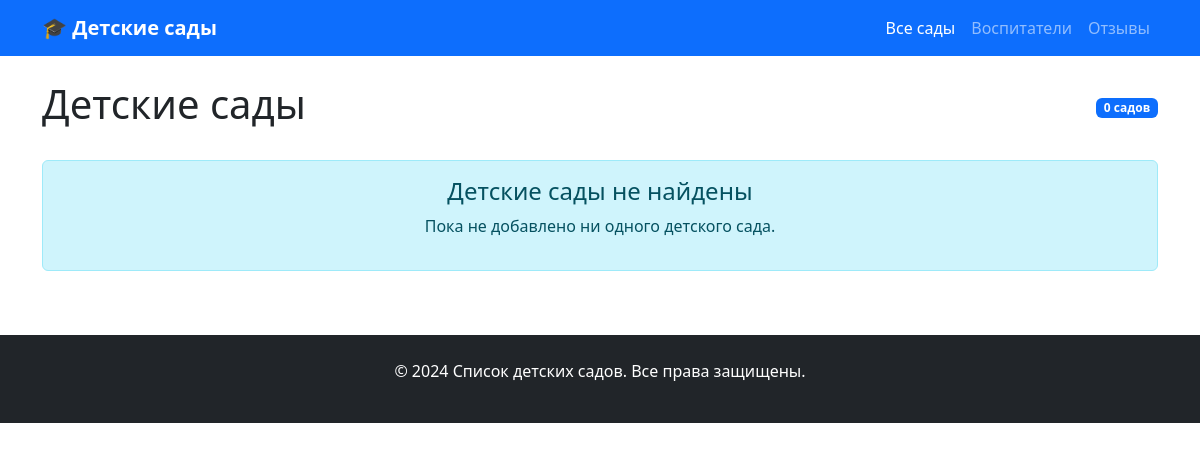
Before: / with the older database file.
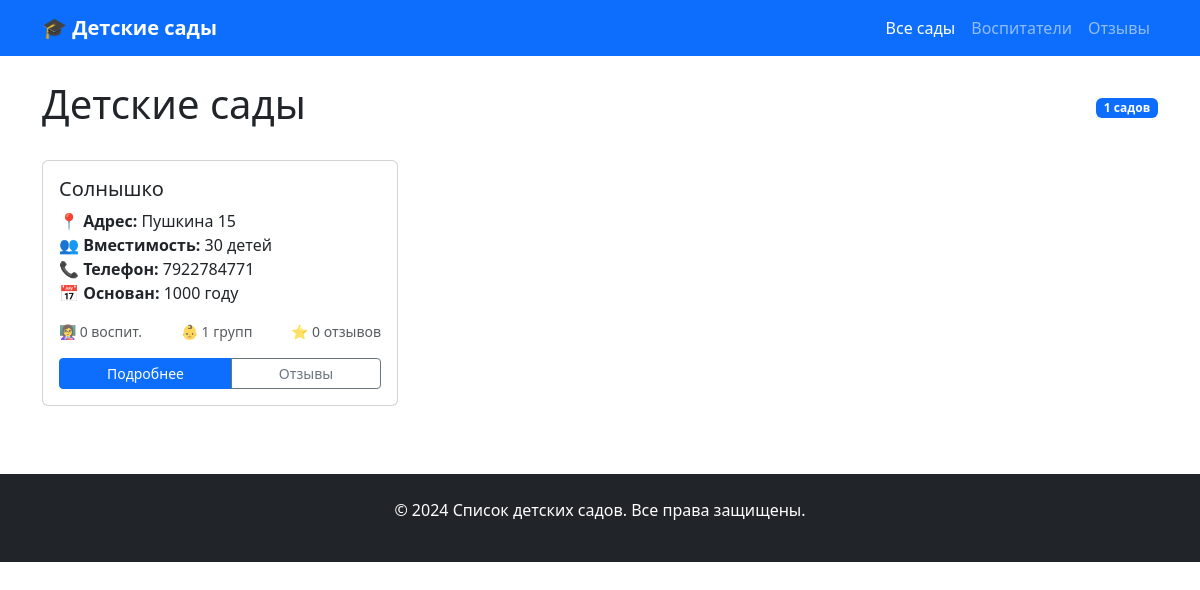
After: the same page with the newer database file.
### standoff2/models.py (models this page shows, shortened)
class Kindergarten(models.Model):
    name = models.CharField(max_length=255, verbose_name="Название")
    address = models.CharField(max_length=255, verbose_name="Адрес")
    capacity = models.IntegerField(verbose_name="Вместимость (кол-во детей)")
    established_at = models.DateField(verbose_name="Дата основания", default=date(2020, 1, 1))
    phone = models.CharField(max_length=20, verbose_name="Телефон", null=True, blank=True)
    class Meta:
        verbose_name = "Детский сад"
        verbose_name_plural = "Детские сады"

### standoff2/views.py (the view)
# urls.py: path('', views.kindergarten_list, name='kindergarten_list'),
def kindergarten_list(request):
    kindergartens = Kindergarten.objects.all().prefetch_related(
        'group_set',
        'kindergartenteacher_set',
        'review_set'
    )
    return render(request, 'kindergarten_list.html', {
        'kindergartens': kindergartens,
        'current_page': 'kindergartens'
    })

### standoff2/templates/kindergarten_list.html (shortened to what this page needs)
{% extends 'base.html' %}
{% block content %}
<div class="d-flex justify-content-between align-items-center mb-4">
    <h1>Детские сады</h1>
    <span class="badge bg-primary">{{ kindergartens|length }} садов</span>
</div>
<div class="row">
    {% for kindergarten in kindergartens %}
    <div class="col-md-6 col-lg-4">
        <div class="card kindergarten-card">
            <div class="card-body">
                <h5 class="card-title">{{ kindergarten.name }}</h5>
                <p class="card-text">
                    <strong>📍 Адрес:</strong> {{ kindergarten.address }}<br>
                    <strong>👥 Вместимость:</strong> {{ kindergarten.capacity }} детей<br>
                    <strong>📞 Телефон:</strong> {{ kindergarten.phone }}<br>
                    <strong>📅 Основан:</strong> {{ kindergarten.established_at|date:"Y" }} году
                </p>
                <div class="d-flex justify-content-between small text-muted mb-3">
                    <span>👩‍🏫 {{ kindergarten.kindergartenteacher_set.count }} воспит.</span>
                    <span>👶 {{ kindergarten.group_set.count }} групп</span>
                    <span>⭐ {{ kindergarten.review_set.count }} отзывов</span>
                </div>
                <div class="btn-group w-100">
                    <a href="{% url 'kindergarten_detail' kindergarten.pk %}" class="btn btn-primary btn-sm">
                        Подробнее
                    </a>
                    <a href="{% url 'review_list' %}?kindergarten={{ kindergarten.pk }}" class="btn btn-outline-secondary btn-sm">
                        Отзывы
                    </a>
                </div>
            </div>
        </div>
    </div>
    {% empty %}
    <div class="col-12">
        <div class="alert alert-info text-center">
            <h4>Детские сады не найдены</h4>
            <p>Пока не добавлено ни одного детского сада.</p>
        </div>
    </div>
    {% endfor %}
</div>
{% endblock %}

### standoff2/templates/base.html (shortened to what this page needs)
<!DOCTYPE html>
<html lang="ru">
<head>
    <link href="https://cdn.jsdelivr.net/npm/bootstrap@5.3.0/dist/css/bootstrap.min.css" rel="stylesheet">
</head>
<body>
    <nav class="navbar navbar-expand-lg navbar-dark bg-primary">
        <div class="container">
            <a class="navbar-brand" href="{% url 'kindergarten_list' %}">🎓 Детские сады</a>
            <div class="navbar-nav ms-auto">
                <a class="nav-link {% if request.resolver_match.url_name == 'kindergarten_list' %}active{% endif %}"
                   href="{% url 'kindergarten_list' %}">
                   Все сады
                </a>
                <a class="nav-link {% if request.resolver_match.url_name == 'teacher_list' %}active{% endif %}"
                   href="{% url 'teacher_list' %}">
                   Воспитатели
                </a>
                <a class="nav-link {% if request.resolver_match.url_name == 'review_list' %}active{% endif %}"
                   href="{% url 'review_list' %}">
                   Отзывы
                </a>
            </div>
        </div>
    </nav>
    <div class="container mt-4">
        {% block content %}
        {% endblock %}
    </div>
    <footer class="bg-dark text-white mt-5 py-4">
        <div class="container text-center">
            <p>&copy; 2024 Список детских садов. Все права защищены.</p>
        </div>
    </footer>
</body>
</html>

### standoff2/templates/base.html (style rules this page uses)
.navbar-brand { font-weight: bold; }
.card { margin-bottom: 20px; }
.kindergarten-card { transition: transform 0.2s; }

Changed rows visible on the page:
added Kindergarten: name "Солнышко", address "Пушкина 15", capacity "30", phone "7922784771", established_at "1000", kindergartenteacher_set.count "0", group_set.count "1", review_set.count "0"
Other visible differences:
{{ kindergartens|length }}: "0" → "1"
text no longer shown: "Детские сады не найдены Пока не добавлено ни одного детского сада."
